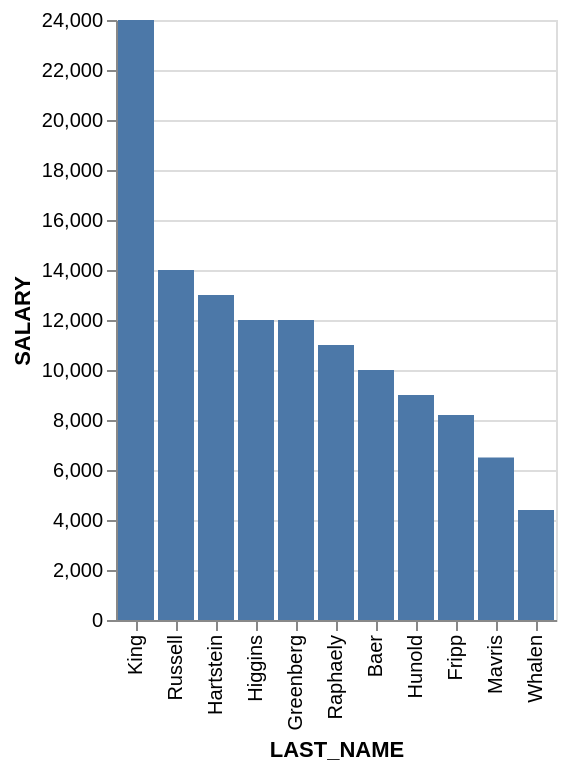

Express this chart as Vega-Lite.
### Vega-Lite specification from a JSON file in a GitHub repository (floating-point values rounded to 4 significant figures)
{"data": {"values": [{"x_data": "King", "y_data": 24000}, {"x_data": "Russell", "y_data": 14000}, {"x_data": "Hartstein", "y_data": 13000}, {"x_data": "Higgins", "y_data": 12000}, {"x_data": "Greenberg", "y_data": 12000}, {"x_data": "Raphaely", "y_data": 11000}, {"x_data": "Baer", "y_data": 10000}, {"x_data": "Hunold", "y_data": 9000}, {"x_data": "Fripp", "y_data": 8200}, {"x_data": "Mavris", "y_data": 6500}, {"x_data": "Whalen", "y_data": 4400}]}, "mark": "bar", "encoding": {"x": {"field": "x_data", "type": "nominal", "title": "LAST_NAME", "sort": {"op": "sum", "field": "y_data", "order": "descending"}}, "y": {"field": "y_data", "type": "quantitative", "title": "SALARY"}}}
